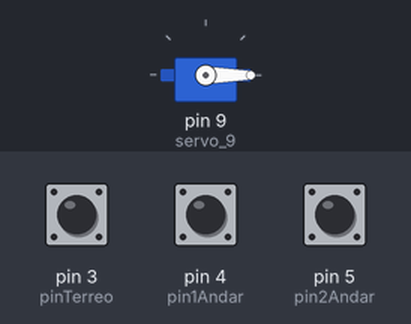
A sketch run on a simulated Arduino Uno, built with avr-gcc and run on an emulated ATmega328P. Parts: servo. The inputs (shaded band) are chosen by the test bench; at power-on: pin 4 (pin1Andar) HIGH, pin 5 (pin2Andar) HIGH, pin 3 (pinTerreo) HIGH. What the sketch prints to the serial monitor is not drawn.

Above: at 1.2 s.
1.3 s: pin 4 (pin1Andar) pulled LOW for 0.15 s
At 1.8 s:
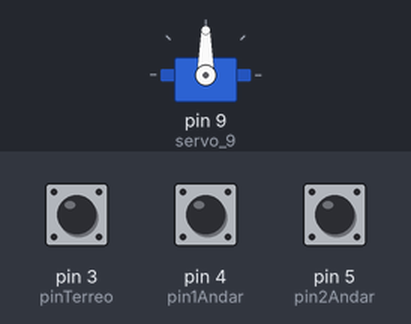
2.9 s: pin 5 (pin2Andar) pulled LOW for 0.15 s
At 4.1 s:
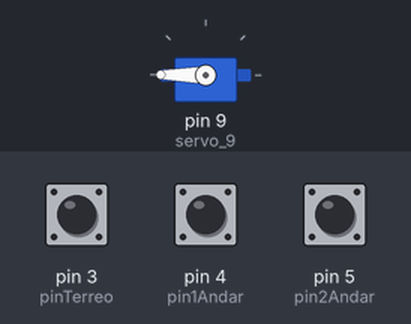
4.5 s: pin 3 (pinTerreo) pulled LOW for 0.15 s
At 5.3 s:
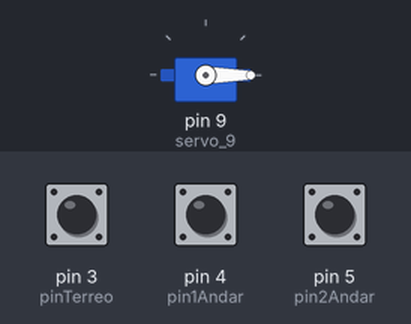
6.1 s: pin 4 (pin1Andar) pulled LOW for 1 s
At 6.6 s:
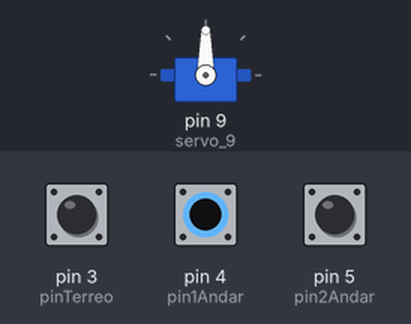
Timing chart, 0 to 9.1 s (numbered marks = the images above; inputs shaded):
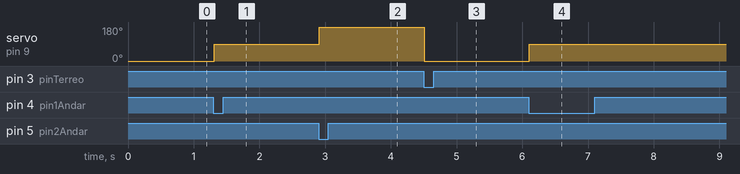

Measured:
- after the input at 1.3 s, servo on pin 9 (servo_9): 0° → 90° at once
- after the input at 2.9 s, servo on pin 9 (servo_9): 90° → 180° at once
- after the input at 4.5 s, servo on pin 9 (servo_9): 180° → 0° at once
- after the input at 6.1 s, servo on pin 9 (servo_9): 0° → 90° at once

The sketch:

Questao2.ino
```cpp
#include <Servo.h>

const int pinTerreo = 3;
const int pin1Andar = 4;
const int pin2Andar = 5;
int auxTerreo;
int aux1Andar;
int aux2Andar;
int  Terreo = 0;
int Andar1 = 90;
int Andar2 = 180;
Servo servo_9;

void setup()
{
  Serial.begin(9600);
  servo_9.attach(9);
  pinMode(pinTerreo, INPUT_PULLUP);
  pinMode(pin1Andar, INPUT_PULLUP);
  pinMode(pin2Andar, INPUT_PULLUP);
  servo_9.write(Terreo);
}

void loop()
{
  auxTerreo = digitalRead(pinTerreo);
  aux1Andar = digitalRead(pin1Andar);
  aux2Andar = digitalRead(pin2Andar);
  Serial.println(auxTerreo);
  if (auxTerreo == LOW) {
    Serial.println(auxTerreo);
    servo_9.write(Terreo);
  }
  if (aux1Andar == LOW) {
    Serial.println(aux1Andar);
    servo_9.write(Andar1);
  }
  if (aux2Andar == LOW) {
    Serial.println(aux2Andar);
    servo_9.write(Andar2);
  }
}
```
